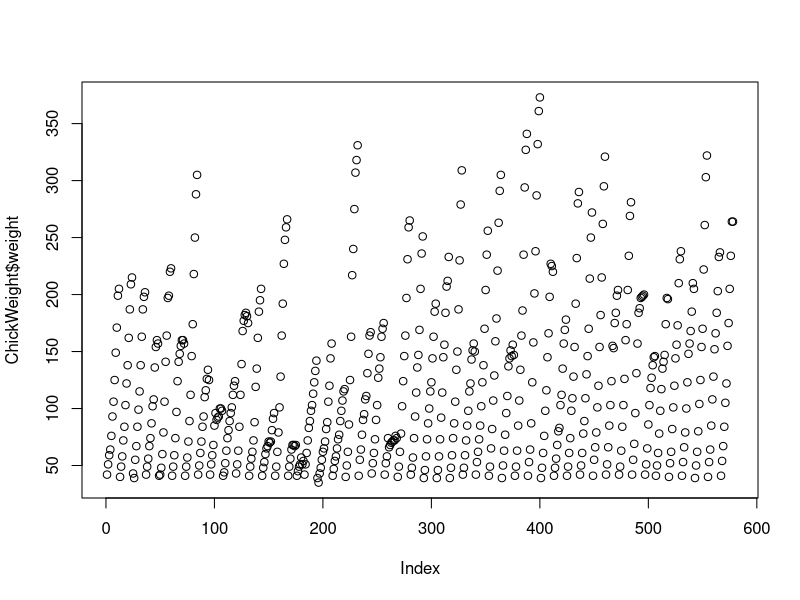

The R script that drew this image: (Note: this script raises an error after producing the figure.)
setwd("C:/Users/Hayden/Documents/GitHub/bootcamp-2016-example")
rm(list=ls())

#I. Use ChickWeight R dataset
#1. plot and examine if there is a stat difference between the weights of chicks 
#assigned different diet treatments on day 1
ChickWeight
names(ChickWeight)
plot(ChickWeight$weight)
#ChickWeight has 4 different diets,
#are assigned different diets at different time scales
#titles are weight, time, chick, Diet, 
#chicks are assigned a number and their times are monitored
#so we want to plot the weight of all time 0s, separating out the different individuals by the diet
#making an object for it?
#pull out the rows associated with Time=0
chkwtdy0<-ChickWeight[ChickWeight$Time==0,]
chkwtdy0
#now we want to plot the weight vs. Diet of them
windows()
plot(chkwtdy0$Diet, chkwtdy0$weight, xlab="Diet", ylab="Weight")
#gives a barplot, based on this it seems like there is little difference between all of them
#to test we will run an anova, we want to examine weight by diet
chkwtdy0<-ChickWeight[ChickWeight$Time==0,]
chkwtdy0
data0<-chkwtdy0
chkwtdy0aov<-aov(chkwtdy0$Diet ~ chkwtdy0$weight)
class(chkwtdy0$Diet)
help(aov)

data0<-chkwtdy0aov
data0<-within(data0, {
  Chick<-factor(Chick)
  Diet<-factor(Diet)
})
summary(aov(weight~Diet, data=data0))
#P value 0.346, not significant

#2 for the next example do the same thing for day21

#3 
data<-ChickWeight
data<-within(data, {
  Chick<-factor(Chick)
  Diet<-factor(Diet)
  Time<-(Time)
})
summary(aov(weight~Diet*Time+Error(Chick), data=data))

